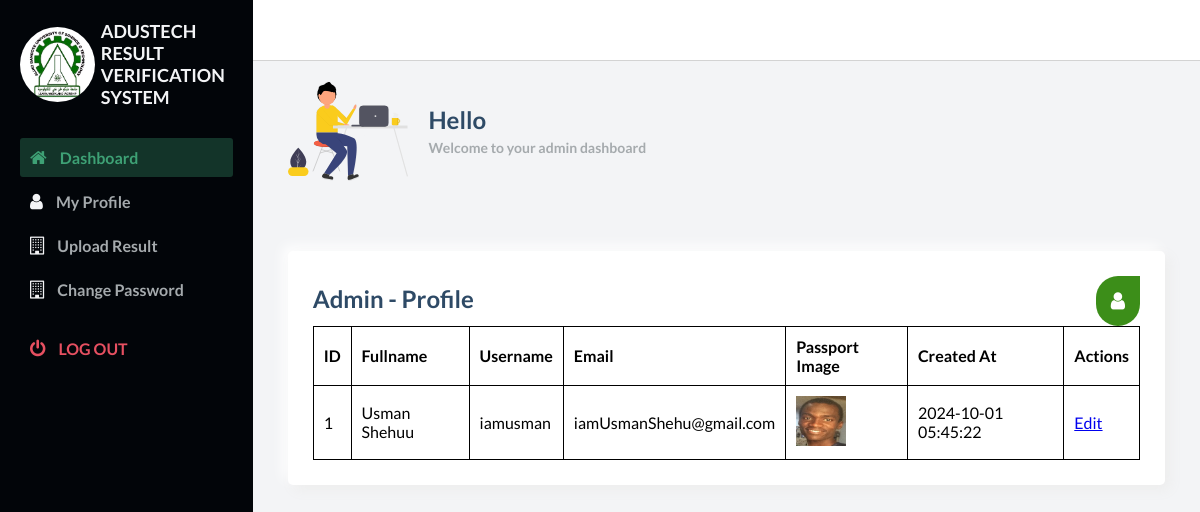
The app's page /profile.php with its own data.
### tables this page shows
CREATE TABLE `users` (
  `id` int(11) NOT NULL,
  `fullname` varchar(255) NOT NULL,
  `username` varchar(255) NOT NULL,
  `password` varchar(255) NOT NULL,
  `email` varchar(255) NOT NULL,
  `passport_image` varchar(255) DEFAULT NULL,
  `created_at` timestamp NOT NULL DEFAULT current_timestamp()
);

### profile.php (the view, shortened to what this page needs)
<?php
require_once 'includes/db.php';
$sql = "SELECT id, fullname, username, email, passport_image, created_at FROM users WHERE 1";
$result = $connection->query($sql);
?>
<!DOCTYPE html>
<html lang="en">
<head>
    <link rel="stylesheet" href="https://stackpath.bootstrapcdn.com/font-awesome/4.7.0/css/font-awesome.min.css">
    <link rel="stylesheet" href="https://cdn.datatables.net/1.13.4/css/jquery.dataTables.min.css">
    <link rel="stylesheet" href="https://cdn.datatables.net/buttons/2.4.1/css/buttons.dataTables.min.css">
    <link rel="stylesheet" href="styles.css" />
  </head>
  <body id="body">
    <div class="container">
      <nav class="navbar">
        <div class="navbar__right">
        </div>
      </nav>
      <main>
        <div class="main__container">
          <div class="main__title">
            <img src="assets/hello.svg" alt="" />
            <div class="main__greeting">
              <h1>Hello <?=$_SESSION['fullname']?></h1>
              <p>Welcome to your admin dashboard</p>
            </div>
          </div>
          <div class="charts">
            <div class="charts__right">
              <div class="charts__right__title">
                <div>
                  <h1>Admin - Profile</h1>
                </div>
                <i class="fa fa-user" aria-hidden="true"></i>
              </div>
              <table>
    <tr>
        <th>ID</th>
        <th>Fullname</th>
        <th>Username</th>
        <th>Email</th>
        <th>Passport Image</th>
        <th>Created At</th>
        <th>Actions</th>
    </tr>
    <?php if ($result->num_rows > 0): ?>
        <?php while ($row = $result->fetch_assoc()): ?>
        <tr>
            <td><?php echo $row['id']; ?></td>
            <td><?php echo $row['fullname']; ?></td>
            <td><?php echo $row['username']; ?></td>
            <td><?php echo $row['email']; ?></td>
            <td><img src="<?php echo $row['passport_image']; ?>" alt="Passport Image" width="50" height="50"></td>
            <td><?php echo $row['created_at']; ?></td>
            <td>
                <a href="edit.php?id=<?php echo $row['id']; ?>">Edit</a>
            </td>
        </tr>
        <?php endwhile; ?>
    <?php else: ?>
        <tr>
            <td colspan="7">No users found.</td>
        </tr>
    <?php endif; ?>
</table>
            </div>
          </div>
        </div>
      </main>
<?php include 'sidebar.php';?>
    </div>
  </body>
</html>

### styles.css (style rules this page uses)
* { margin: 0; padding: 0; }
body { box-sizing: border-box; font-family: "Lato", sans-serif; }
.container { display: grid; height: 100vh; grid-template-columns: 0.8fr 1fr 1fr 1fr; grid-template-rows: 0.2fr 3fr; grid-template-areas: "sidebar nav nav nav" "sidebar main main main"; }
.navbar { background: #ffffff; grid-area: nav; height: 60px; display: flex; align-items: center; justify-content: space-between; padding: 0 30px 0 30px; border-bottom: 1px solid lightgray; }
.navbar__right { display: flex; justify-content: center; align-items: center; }
main { background: #f3f4f6; grid-area: main; overflow-y: auto; }
.main__container { padding: 20px 35px; }
.main__title { display: flex; align-items: center; }
.main__title > img { max-height: 100px; object-fit: contain; margin-right: 20px; }
.main__greeting > h1 { font-size: 24px; color: #2e4a66; margin-bottom: 5px; }
.main__greeting > p { font-size: 14px; font-weight: 700; color: #a5aaad; }
.charts { display: grid; gap: 30px; margin-top: 50px; }
.charts__right { padding: 25px; border-radius: 5px; background: #ffffff; box-shadow: 5px 5px 13px #ededed, -5px -5px 13px #ffffff; }
.charts__right__title { display: flex; align-items: center; justify-content: space-between; }
.charts__right__title > div > h1 { font-size: 24px; color: #2e4a66; margin-bottom: 5px; }
.charts__right__title > i { color: #ffffff; font-size: 20px; background: #3c8e19; border-radius: 200px 0px 200px 200px; -moz-border-radius: 200px 0px 200px 200px; -webkit-border-radius: 200px 0px 200px 200px; border: 0px solid #000000; padding: 15px; }

### profile.php (style rules this page uses)
table { width: 100%; border-collapse: collapse; }
table, th, td { border: 1px solid black; padding: 8px; text-align: left; }
th, td { padding: 10px; }

### records on screen
users: id "1", fullname "Usman Shehuu", username "iamusman", email "iamUsmanShehu@gmail.com", passport_image (picture), created_at "2024-10-01 05:45:22"
